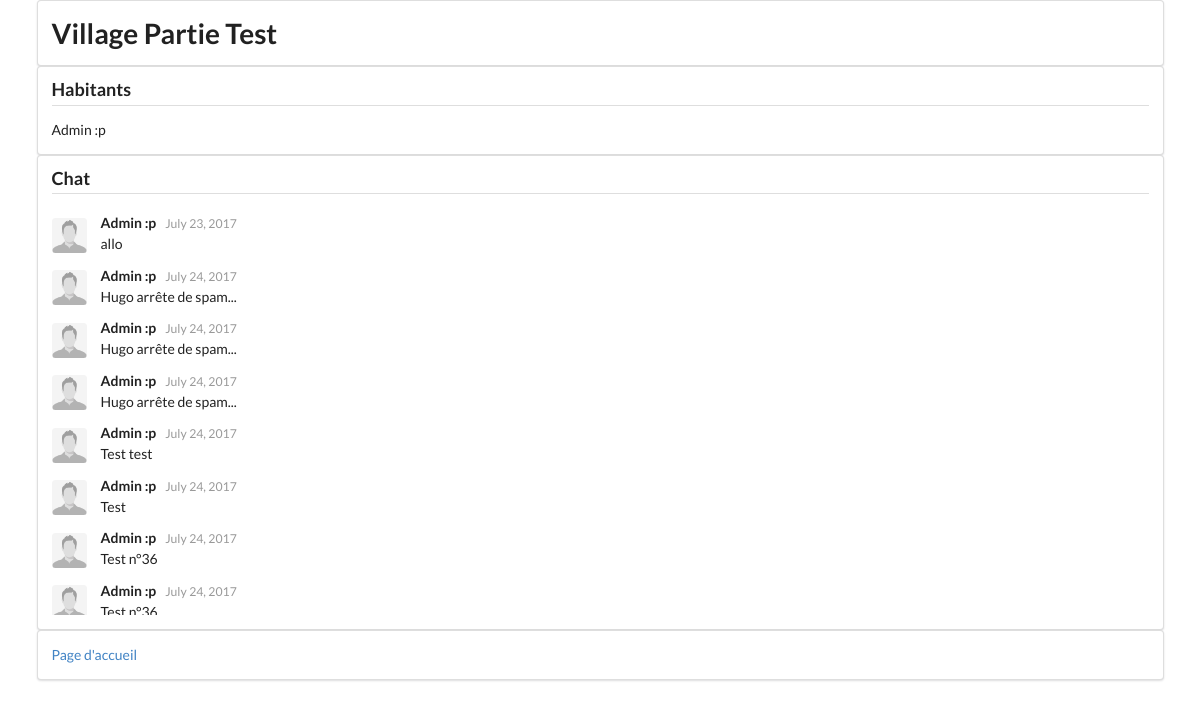
The app's page /currentGame/1 (signed in), older data.
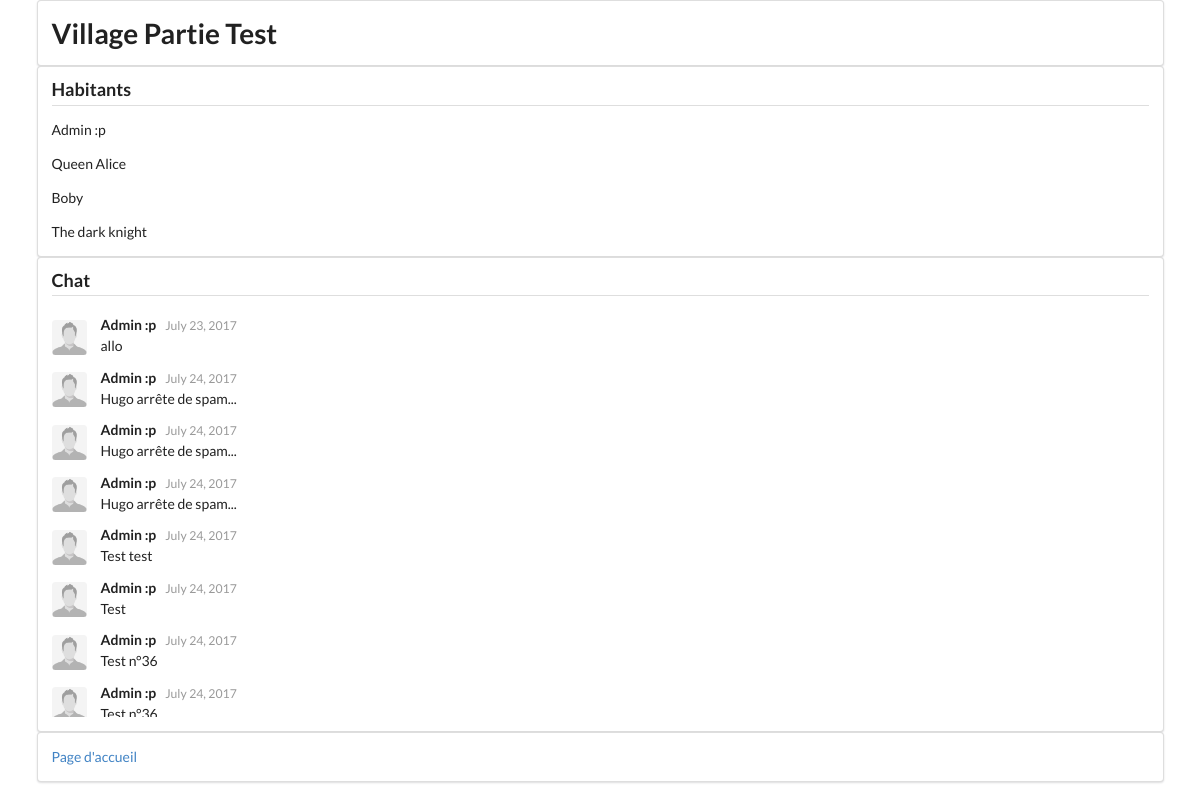
The same page, newer data.
### website/models.py (models this page shows)
class Game(models.Model):
    name = models.TextField(max_length=50, blank=True)
    gamemode = models.TextField(max_length=50, blank=True)
    player = models.ManyToManyField(Player)

class Player(models.Model):
    user = models.OneToOneField(User, on_delete=models.CASCADE)
    nickname = models.TextField(max_length=50, blank=True)
    role = models.ForeignKey(Role, on_delete=models.CASCADE)

class Message(models.Model):
    content = models.TextField(max_length=500, blank=True)
    sender = models.ForeignKey(Player, on_delete=models.CASCADE)
    pub_date = models.DateField()
    game = models.ForeignKey(Game, on_delete=models.CASCADE)

### website/views.py (the view)
# urls.py: url(r'^currentGame/(?P<game_id>[0-9]*)/?$', views.current_game, name='currentGame'),
def current_game(request, game_id=0):
    form = ChampMessage(request.POST or None)#recupération des données
    player = Player.objects.get(user=request.user)
    game = Game.objects.get(id=game_id)
    player_list=game.player.all()
    nom_du_village=game.name
    if form.is_valid():
        message = form.cleaned_data['message']#Ajout du messages à la BDD
        Message(content=message, sender=player, pub_date=datetime.datetime.now(), game=game).save()
    else:
        message = "Tapez du texte !"
    chat = Message.objects.all().order_by('pub_date')  # Tri des messages (après avoir potentiellement update la BDD)
    chat = chat[max(len(chat) - 20, 0):len(chat)]  # Chargement des 20 derniers messages
    return render(request, 'website/currentGame.html', context={"message": message,"chat":chat,"player_list":player_list,"nom_du_village":nom_du_village})

### templates/website/currentGame.html (shortened to what this page needs)
{% extends 'website/includes/base.html' %}
{% load staticfiles %}
{% block content %}
    <div class="ui container">
        <div class="ui segment">
            <h1 class="ui center"> Village {{ nom_du_village }}</h1>
        </div>
    </div>
    <div class="ui container">
        <div class="ui segment">
            <h3 class="ui dividing header">Habitants</h3>
            {% for player in player_list %}
                <p>{{ player.nickname }}</p>
            {% endfor %}
        </div>
    </div>
    <div class="ui container">
        <div class="ui segment">
            <h3 class="ui dividing header">Chat</h3>
            <div style="overflow:scroll; height: 400px; overflow-x:hidden;" class="ui comments">
                {% for post in chat %}
                    <div class="comment">
                        <a class="avatar">
                            <img src="{% static 'images/profile.jpg' %}">
                        </a>
                        <div class="content">
                            <a class="author">{{ post.sender.nickname }}</a>
                            <div class="metadata">
                                <span class="date">{{ post.pub_date }}</span>
                            </div>
                            <div class="text">
                                {{ post.content }}
                            </div>
                        </div>
                    </div>
                {% endfor %}
            </div>
        </div>
    </div>
    <div class="ui container">
        <div class="ui segment">
            <p><a href="{% url 'home' %}">Page d'accueil</a></p>
        </div>
    </div>
{% endblock %}

### templates/website/includes/base.html (shortened to what this page needs)
{% load staticfiles %}
<!DOCTYPE html>
<html>
<head>
    <link rel="stylesheet" type="text/css" href="{% static 'website/semantic/components/reset.min.css' %}">
    <link rel="stylesheet" type="text/css" href="{% static 'website/semantic/components/site.min.css' %}">
    <link rel="stylesheet" type="text/css" href="{% static 'website/semantic/components/container.min.css' %}">
    <link rel="stylesheet" type="text/css" href="{% static 'website/semantic/components/grid.min.css' %}">
    <link rel="stylesheet" type="text/css" href="{% static 'website/semantic/components/header.min.css' %}">
    <link rel="stylesheet" type="text/css" href="{% static 'website/semantic/components/image.min.css' %}">
    <link rel="stylesheet" type="text/css" href="{% static 'website/semantic/components/menu.min.css' %}">
    <link rel="stylesheet" type="text/css" href="{% static 'website/semantic/components/comment.css' %}">
    <link rel="stylesheet" type="text/css" href="{% static 'website/semantic/components/header.css' %}">
    <link rel="stylesheet" type="text/css" href="{% static 'website/semantic/components/divider.css' %}">
    <link rel="stylesheet" type="text/css" href="{% static 'website/semantic/components/list.min.css' %}">
    <link rel="stylesheet" type="text/css" href="{% static 'website/semantic/components/segment.min.css' %}">
    <link rel="stylesheet" type="text/css" href="{% static 'website/semantic/components/dropdown.min.css' %}">
    <link rel="stylesheet" type="text/css" href="{% static 'website/semantic/components/button.css' %}">
    <link rel="stylesheet" type="text/css" href="{% static 'website/semantic/components/input.css' %}">
    <link rel="stylesheet" type="text/css" href="{% static 'website/semantic/components/form.css' %}">
    <link rel="stylesheet" type="text/css" href="{% static 'website/semantic/components/icon.min.css' %}">
    <link rel="stylesheet" type="text/css" href="{% static 'website/semantic/components/sticky.min.css' %}">
    <link rel="stylesheet" type="text/css" href="{% static 'website/semantic/components/message.min.css' %}">
    <link rel="stylesheet" type="text/css" href="{% static 'website/semantic/components/tab.min.css' %}">
</head>
<body>
{% block content %}
{% endblock %}
</body>
</html>

### website/static/website/semantic/components/comment.css (style rules this page uses)
.ui.comments { margin: 1.5em 0em; max-width: 650px; }
.ui.comments:last-child { margin-bottom: 0em; }
.ui.comments .comment { position: relative; background: none; margin: 0.5em 0em 0em; padding: 0.5em 0em 0em; border: none; border-top: none; line-height: 1.2; }
.ui.comments .comment:first-child { margin-top: 0em; padding-top: 0em; }
.ui.comments .comment .avatar { display: block; width: 2.5em; height: auto; float: left; margin: 0.2em 0em 0em; }
.ui.comments .comment img.avatar, .ui.comments .comment .avatar img { display: block; margin: 0em auto; width: 100%; height: 100%; border-radius: 0.25rem; }
.ui.comments .comment > .content { display: block; }
.ui.comments .comment > .avatar ~ .content { margin-left: 3.5em; }
.ui.comments .comment .author { font-size: 1em; color: rgba(0, 0, 0, 0.87); font-weight: bold; }
.ui.comments .comment a.author { cursor: pointer; }
.ui.comments .comment .metadata { display: inline-block; margin-left: 0.5em; color: rgba(0, 0, 0, 0.4); font-size: 0.875em; }
.ui.comments .comment .metadata > * { display: inline-block; margin: 0em 0.5em 0em 0em; }
.ui.comments .comment .metadata > :last-child { margin-right: 0em; }
.ui.comments .comment .text { margin: 0.25em 0em 0.5em; font-size: 1em; word-wrap: break-word; color: rgba(0, 0, 0, 0.87); line-height: 1.3; }
.ui.comments { font-size: 1rem; }

### website/static/website/semantic/components/header.css (style rules this page uses)
.ui.header { border: none; margin: calc(2rem - 0.14285714em ) 0em 1rem; padding: 0em 0em; font-family: 'Lato', 'Helvetica Neue', Arial, Helvetica, sans-serif; font-weight: bold; line-height: 1.28571429em; text-transform: none; color: rgba(0, 0, 0, 0.87); }
.ui.header:first-child { margin-top: -0.14285714em; }
.ui.header + p { margin-top: 0em; }
h3.ui.header { font-size: 1.28571429rem; }
.ui.dividing.header { padding-bottom: 0.21428571rem; border-bottom: 1px solid rgba(34, 36, 38, 0.15); }

Row changes from the older to the newer data that the page shows:
now on this page (row unchanged): Player: nickname "Queen Alice"
added Player: nickname "Boby"
added Player: nickname "The dark knight"
